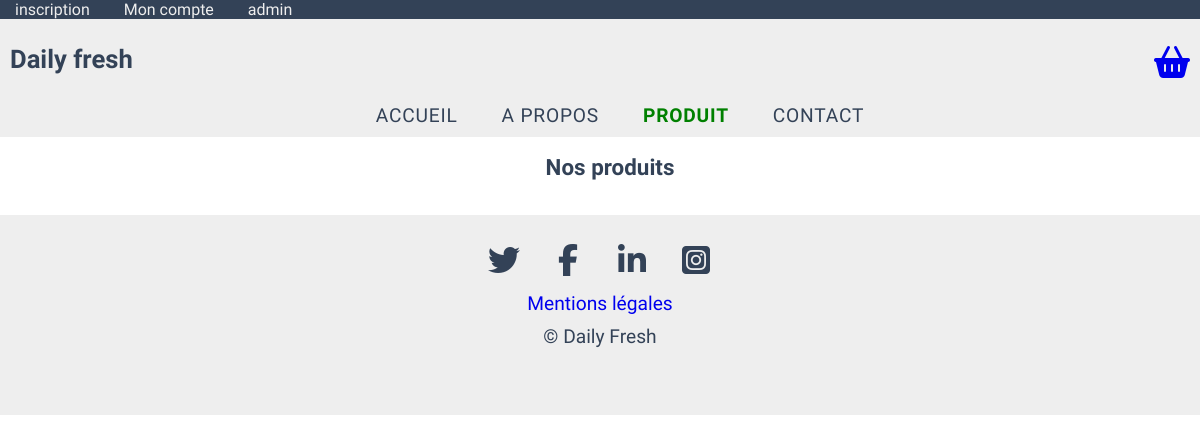
Before: /index.php?page=produitView with the older database file.
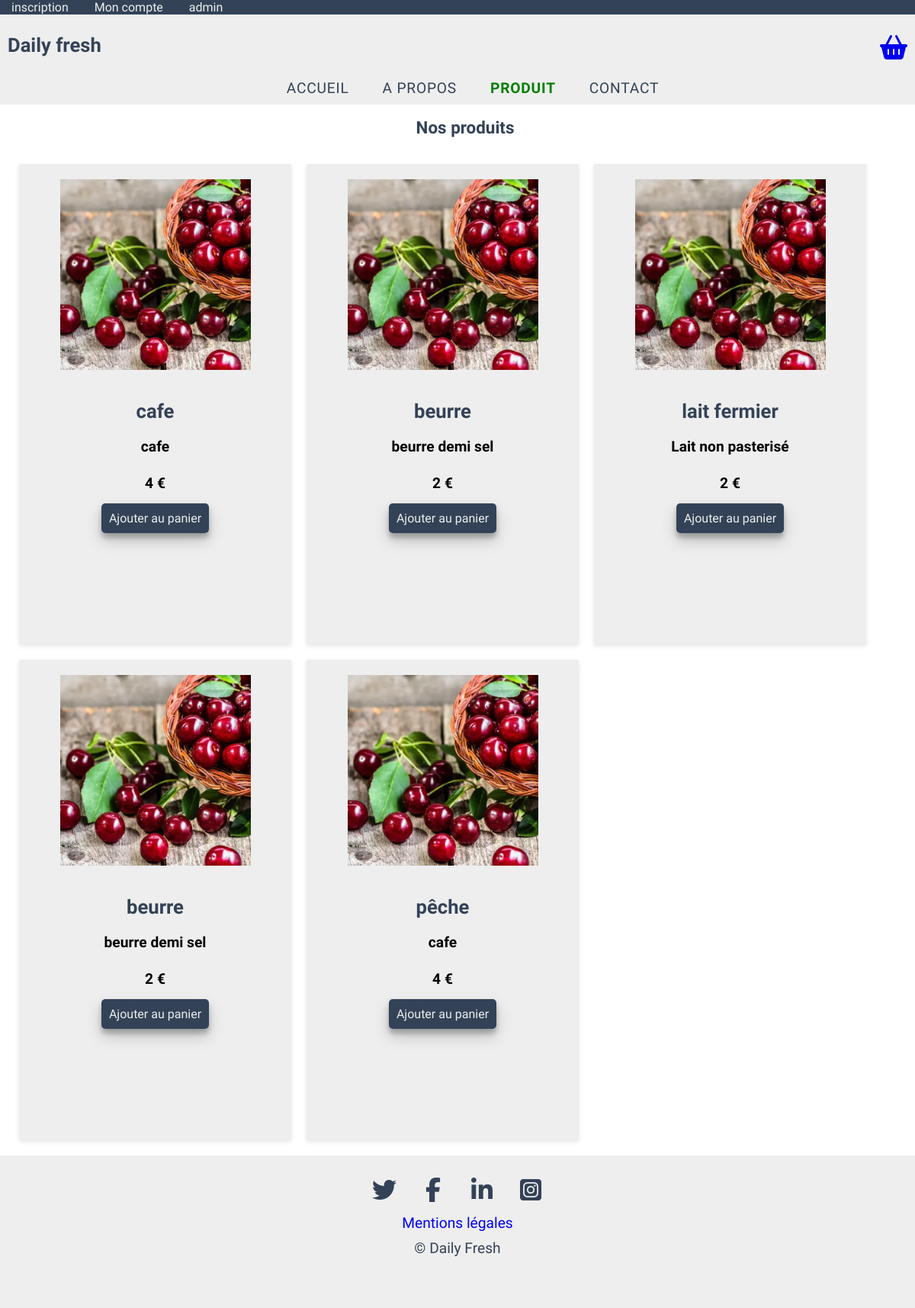
After: the same page with the newer database file.
### tables this page shows
CREATE TABLE IF NOT EXISTS `product` (
  `id` int(11) NOT NULL AUTO_INCREMENT,
  `name` varchar(100) NOT NULL,
  `alt` varchar(255) NOT NULL,
  `description` text NOT NULL,
  `price` decimal(20,0) NOT NULL,
  `categories_id` int(11) NOT NULL,
  `img` varchar(255) NOT NULL,
  PRIMARY KEY (`id`),
  KEY `product_fk0` (`categories_id`),
  CONSTRAINT `product_fk0` FOREIGN KEY (`categories_id`) REFERENCES `categories` (`id`)
);

### app/Controllers/ControllerFront.php (called while the page is built, shortened)
<?php
class ControllerFront
{
  public function produitView()
  {
    $produitModel = new \Projet\Models\front\ProduitModel();
    $produits = $produitModel->returnProducts();
    require('app/Views/front/produitView.php');
  }
}

### app/Models/front/ProduitModel.php (called while the page is built, shortened)
<?php
class ProduitModel extends \Projet\Models\Manager
{
    public function returnProducts()
    {
        $bdd = $this->dbConnect();
        $produits = $bdd->query('SELECT id, name, description, price, img, alt from product ');
        return $produits;
    }
}

### app/Views/front/produitView.php (the view, shortened to what this page needs)
<section id="block_produitsView">
    <div id="block_inside_produits">
        <h1>Nos produits</h1>
        <div id="produits_laitier">
            <?php  foreach($produits as $produit) : ?>
            <div class="produit_laitier_inside">
                <img src="<?= $produit['img'] ?>" alt ="<?= $produit['alt'] ?>">
                <h2><?= $produit['name']?></h2>
                <p><?= $produit['description']?></p>
                <p><?= $produit['price'] ?> €</p>
            <a href="#" class="button_ajout button" title="ajouter panier" data-product='{"id":<?= $produit["id"]; ?>}'>Ajouter au panier</a>
            </div>
            <?php endforeach; ?>
        </div>
    </div>
</section>
<?php
$content = ob_get_clean();
require('app/Views/template/base.php');
?>

### index.php (shortened to what this page needs)
<?php
try {
    $controllerFront = new \Projet\Controllers\ControllerFront();
    if (isset($_GET['page'])) {
        if ($_GET['page'] == 'contact') {
            $controllerFront->contact();
        } elseif ($_GET['page'] == 'login') {
            $controllerFront->login();
        } elseif ($_GET['page'] == 'aProposView') {
            $controllerFront->aProposView();
        } elseif ($_GET['page'] == 'produitView') {
            $controllerFront->produitView();
        } elseif ($_GET['page'] == 'donneesPersoView') {
            $controllerFront->donneesPerso();
        } elseif ($_GET['page'] == 'mentionsLegalesView') {
            $controllerFront->mentionsLegales();
        } elseif ($_GET['page'] == 'pageConnexionUser') {
            $controllerFront->pageConnexionUser();
        } elseif ($_GET['page'] == 'pageConnexionAdmin') {
            $controllerFront->pageConnexionAdmin();
        } elseif ($_GET['page'] == 'pagePanier') {
            $controllerFront->pagePanier();
        } else {
            throw new Exception("Cette page n'existe pas ou a été supprimée.");
        }
    } else {
        $controllerFront->home();
    }
} catch (Exception $e) {
    eCatcher($e);
    if($e->getCode === 404) {
        die('Erreur : ' .$e->getMessage());
    } else {
                header("location: app/View/front/errorView.php");
            }
} catch (Error $e) {
        eCatcher($e);
        header("location: app/View/front/errorView.php");
    }

### app/Views/template/base.php (shortened to what this page needs)
<?php $menu = $_SERVER['REQUEST_URI'];
?>
<!DOCTYPE html>
<html lang="fr">
<head>
    <link rel="stylesheet" href="app/Public/design/css/default.css">
</head>
<body>
    <div id="container">
<header>
    <div id="connexion">
        <a href="index.php?page=login" title="INSCRIPTION" >inscription</a>
        <a href="index.php?page=pageConnexionUser" title="Mon compte">Mon compte</a>
        <a href="index.php?page=pageConnexionAdmin" title="Connexion Admin">admin</a>
    </div>
    <nav class="navbar">
        <h2>Daily fresh</h2>
        <ul class="nav-menu">
            <li class="nav-item">
                <a href="index.php" class="liens_menu <?php if($menu=='/index.php') echo'active'; ?>" title="Accueil">accueil</a>
            </li>
            <li class="nav-item">
                <a href="index.php?page=aProposView" class="liens_menu <?php if($menu=='/index.php?page=aProposView') echo'active'; ?>" title="A propos">a propos</a>
            </li>
            <li class="nav-item">
                <a href="index.php?page=produitView" class="liens_menu <?php if($menu=='/index.php?page=produitView') echo'active'; ?>" title="produit">produit</a>
            </li>
            <li class="nav-item">
                <a href="index.php?page=contact" class="liens_menu <?php if($menu=='/index.php?page=contact') echo'active'; ?>" title="Contact">contact</a>
            </li>
        </ul>
        <div id="block_panier">
            <a href="index.php?page=pagePanier" title="Panier" id="panier"><i class="fa-solid fa-basket-shopping fa-2x"></i></a>
        </div>
    </nav>
</header>
        <?= $content ?>
    </div>
    <footer>
        <div id="logo_reseau_sociaux">
            <a href="#" title="Twitter"><i class="fa-brands fa-twitter logo_footer fa-xl"></i></a>
        <a href="#" title="Facebook"><i class="fa-brands fa-facebook-f logo_footer fa-xl"></i></a>
        <a href="#" title="Linkedin"><i class="fa-brands fa-linkedin-in logo_footer fa-xl"></i></a>
        <a href="#" title="Instagram"><i class="fa-brands fa-instagram-square logo_footer fa-xl"></i></a>
    </div>
    <div id="block_copyright">
        <p><a href="index.php?page=mentionsLegalesView" title="Mention légale">Mentions légales</a></p>
        <p>© Daily Fresh</p>
    </div>
</footer>
</body>
</html>

Changed rows visible on the page:
added product: img (picture), name "cafe", description "cafe", price "4"
added product: img (picture), name "beurre", description "beurre demi sel", price "2"
added product: img (picture), name "lait fermier", description "Lait non pasterisé", price "2"
added product: img (picture), name "beurre", description "beurre demi sel", price "2"
added product: name "pêche", description "cafe", price "4"
